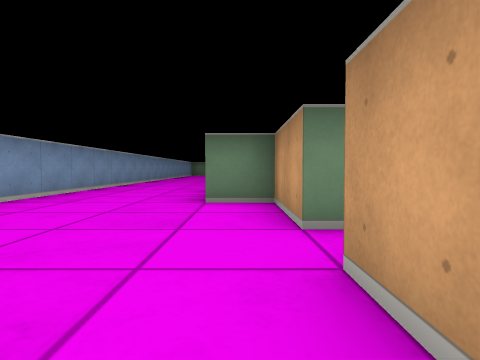
view 1 (above)

18 first-person views from a walk through a cub3D level. The camera is about half as high as the walls, tilts 2° down and sees 75° across. The floor is counted in squares. Each view is taken from the middle of a square. On the plan, view 1 faces up. The plan holds only what a view shows up to about 9 squares ahead; the rest is blank.

view 2
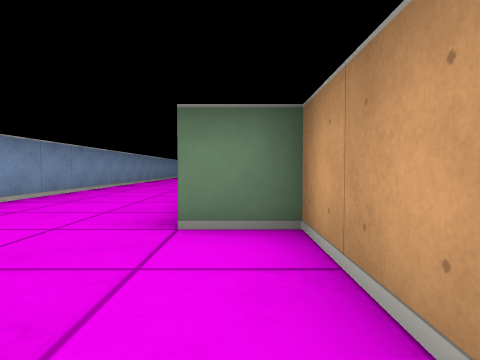

view 3
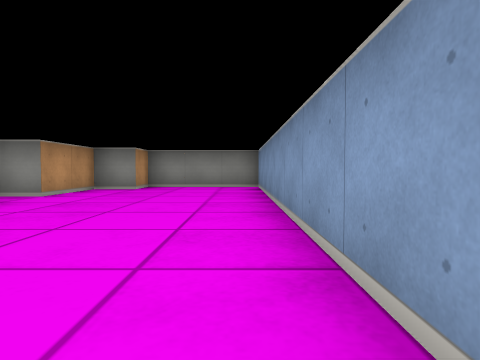

view 4
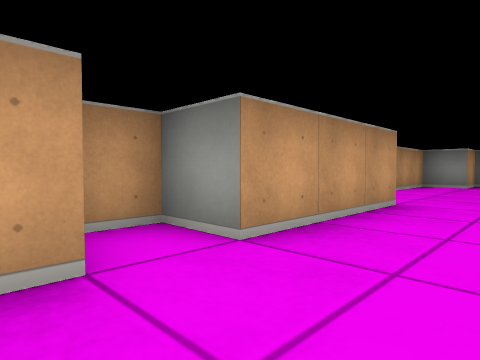

view 5
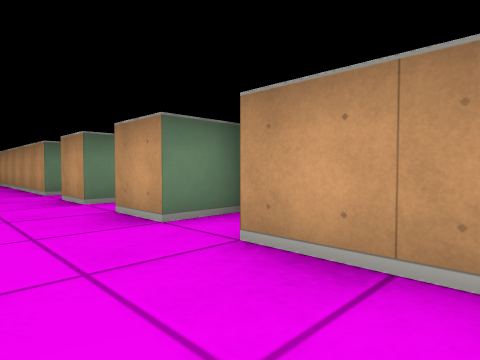

view 6
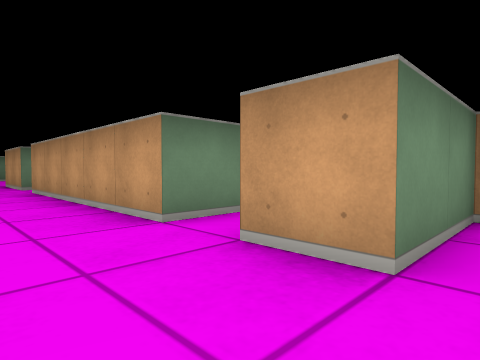

view 7
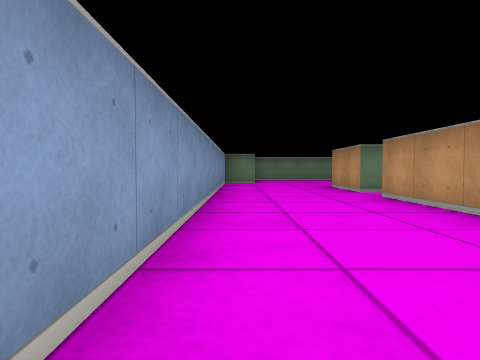

view 8
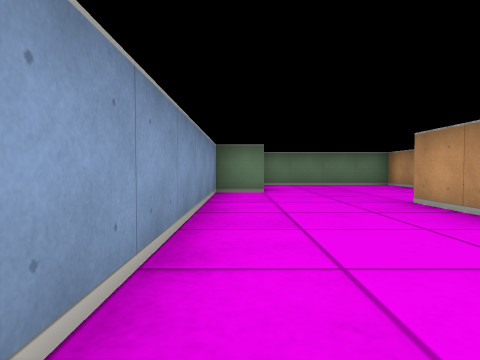

view 9
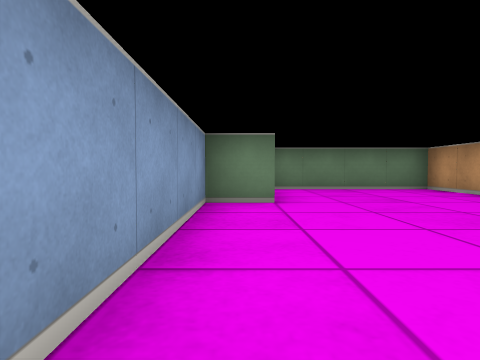

view 10
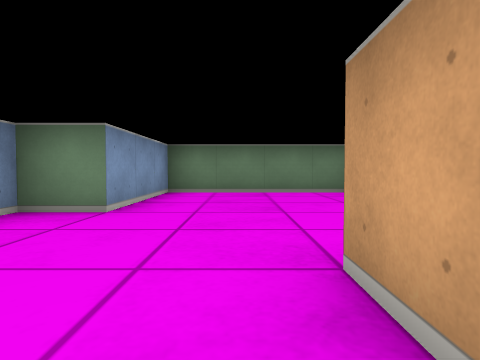

view 11
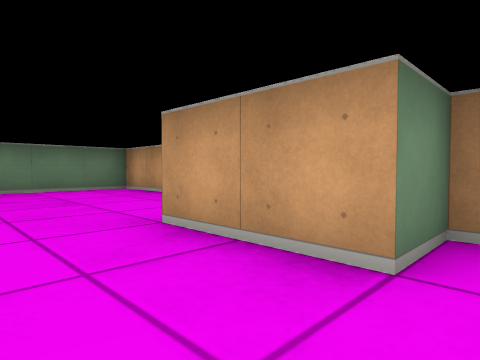

view 12
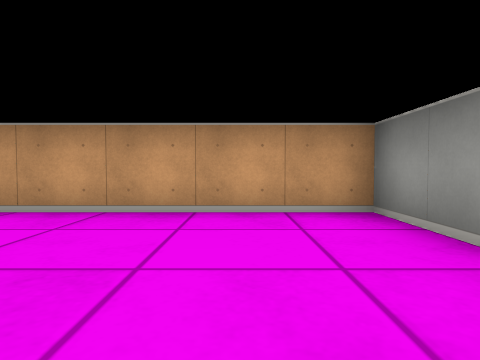

view 13
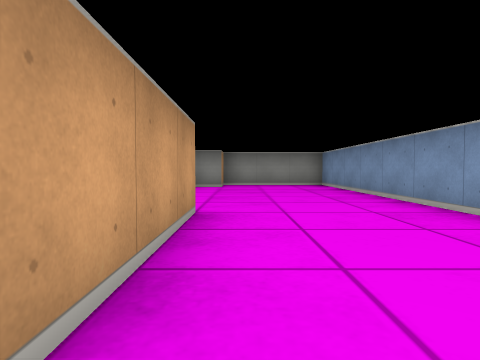

view 14
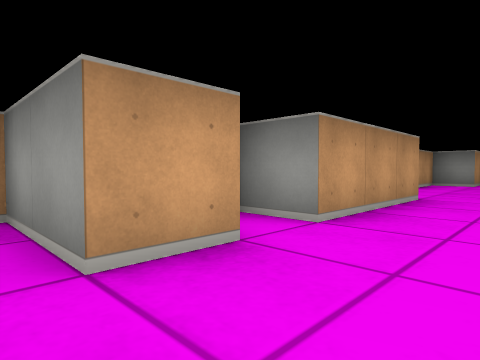

view 15
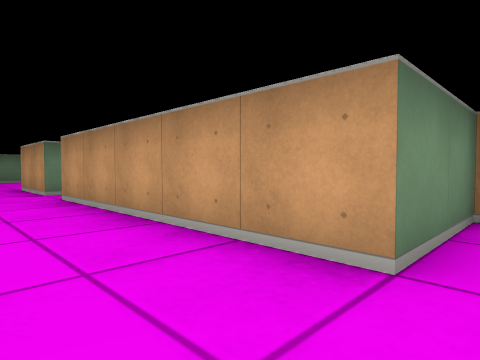

view 16
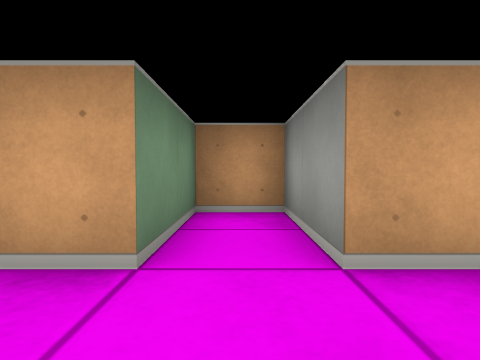

view 17
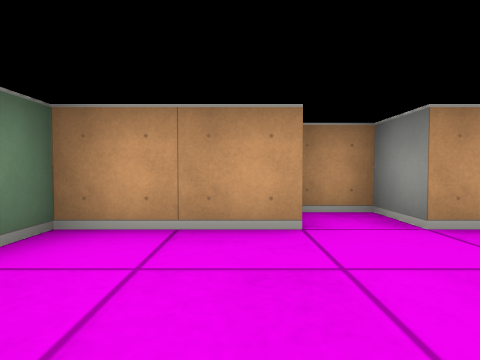

view 18
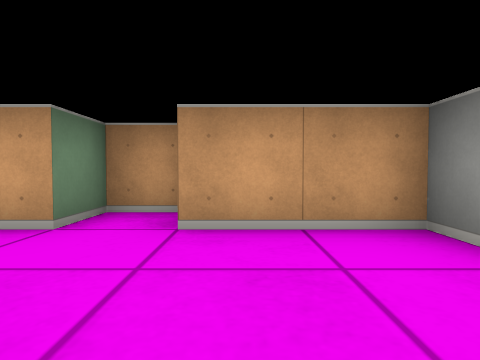

### Floor plan
Points are (right, up) in squares from view 1. A wall is a line through its corners. A room is listed if a view was taken in it or the views show most of it. See-through windows are left out.
Room 1 (views 1, 2, 3, 4, 5, 6, 7, 8, 9, 10, 11, 12, 13, 14, 15, 16, 17, 18)
walls: (-3.5, 11) (-3.5, -1.5) (-0.5, -1.5) (-0.5, -0.5) (0.5, -0.5) (0.5, 1.5) (1.5, 1.5) (1.5, 2.5) (0.5, 2.5) (0.5, 4.5) (-0.5, 4.5) (-0.5, 7.5) (0.5, 7.5) (0.5, 8.5) (-0.5, 8.5) (-0.5, 9.5) (1.5, 9.5) (1.5, 10.5) (-0.5, 10.5) (-0.5, 11.5) (1.5, 11.5) (1.5, 12.5) (-0.5, 12.5) (-0.5, 17.5); (0.6, 18.5) (-0.5, 18.5) (-0.5, 20.5); (-0.1, 20.5) (1.5, 20.5) (1.5, 25.5) (-2.5, 25.5) (-2.5, 22.5) (-3.5, 22.5) (-3.5, 12.6)

Positions as (right, up) in squares from view 1, and headings:
1: (0, 0), facing up
2: (0, 2), facing up
3: (-3, 7), facing down
4: (-2, 9), facing down-right
5: (-2, 6), facing up-right
6: (-2, 10), facing up-right
7: (-3, 12), facing up
8: (-3, 16), facing up
9: (-3, 18), facing up
10: (-1, 19), facing up
11: (-2, 18), facing up-right
12: (-2, 22), facing right
13: (-1, 8), facing down
14: (-2, 10), facing down-right
15: (-2, 12), facing up-right
16: (-2, 12), facing right
17: (-2, 3), facing right
18: (-2, 1), facing right
